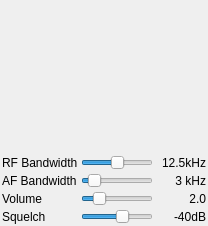
<?xml version="1.0" encoding="UTF-8"?>
<ui version="4.0">
 <class>NFMDemodGUI</class>
 <widget class="QWidget" name="NFMDemodGUI">
  <property name="geometry">
   <rect>
    <x>0</x>
    <y>0</y>
    <width>208</width>
    <height>226</height>
   </rect>
  </property>
  <property name="windowTitle">
   <string>Form</string>
  </property>
  <layout class="QVBoxLayout">
   <property name="spacing">
    <number>3</number>
   </property>
   <property name="margin">
    <number>0</number>
   </property>
   <item>
    <widget class="GLSpectrum" name="glSpectrum" native="true">
     <property name="minimumSize">
      <size>
       <width>200</width>
       <height>150</height>
      </size>
     </property>
    </widget>
   </item>
   <item>
    <layout class="QGridLayout" name="gridLayout">
     <property name="margin">
      <number>2</number>
     </property>
     <property name="spacing">
      <number>3</number>
     </property>
     <item row="0" column="1">
      <widget class="QSlider" name="rfBW">
       <property name="maximum">
        <number>8</number>
       </property>
       <property name="pageStep">
        <number>1</number>
       </property>
       <property name="value">
        <number>4</number>
       </property>
       <property name="orientation">
        <enum>Qt::Horizontal</enum>
       </property>
      </widget>
     </item>
     <item row="0" column="0">
      <widget class="QLabel" name="label">
       <property name="text">
        <string>RF Bandwidth</string>
       </property>
      </widget>
     </item>
     <item row="2" column="0">
      <widget class="QLabel" name="label_2">
       <property name="text">
        <string>AF Bandwidth</string>
       </property>
      </widget>
     </item>
     <item row="4" column="0">
      <widget class="QLabel" name="label_4">
       <property name="text">
        <string>Squelch</string>
       </property>
      </widget>
     </item>
     <item row="3" column="0">
      <widget class="QLabel" name="label_3">
       <property name="text">
        <string>Volume</string>
       </property>
      </widget>
     </item>
     <item row="0" column="2">
      <widget class="QLabel" name="rfBWText">
       <property name="minimumSize">
        <size>
         <width>50</width>
         <height>0</height>
        </size>
       </property>
       <property name="text">
        <string>12.5kHz</string>
       </property>
       <property name="alignment">
        <set>Qt::AlignRight|Qt::AlignTrailing|Qt::AlignVCenter</set>
       </property>
      </widget>
     </item>
     <item row="2" column="1">
      <widget class="QSlider" name="afBW">
       <property name="minimum">
        <number>1</number>
       </property>
       <property name="maximum">
        <number>20</number>
       </property>
       <property name="pageStep">
        <number>1</number>
       </property>
       <property name="value">
        <number>3</number>
       </property>
       <property name="orientation">
        <enum>Qt::Horizontal</enum>
       </property>
      </widget>
     </item>
     <item row="3" column="1">
      <widget class="QSlider" name="volume">
       <property name="maximum">
        <number>100</number>
       </property>
       <property name="value">
        <number>20</number>
       </property>
       <property name="orientation">
        <enum>Qt::Horizontal</enum>
       </property>
      </widget>
     </item>
     <item row="4" column="1">
      <widget class="QSlider" name="squelch">
       <property name="minimum">
        <number>-100</number>
       </property>
       <property name="maximum">
        <number>0</number>
       </property>
       <property name="value">
        <number>-40</number>
       </property>
       <property name="orientation">
        <enum>Qt::Horizontal</enum>
       </property>
      </widget>
     </item>
     <item row="2" column="2">
      <widget class="QLabel" name="afBWText">
       <property name="minimumSize">
        <size>
         <width>50</width>
         <height>0</height>
        </size>
       </property>
       <property name="text">
        <string>3 kHz</string>
       </property>
       <property name="alignment">
        <set>Qt::AlignRight|Qt::AlignTrailing|Qt::AlignVCenter</set>
       </property>
      </widget>
     </item>
     <item row="3" column="2">
      <widget class="QLabel" name="volumeText">
       <property name="minimumSize">
        <size>
         <width>50</width>
         <height>0</height>
        </size>
       </property>
       <property name="text">
        <string>2.0</string>
       </property>
       <property name="alignment">
        <set>Qt::AlignRight|Qt::AlignTrailing|Qt::AlignVCenter</set>
       </property>
      </widget>
     </item>
     <item row="4" column="2">
      <widget class="QLabel" name="squelchText">
       <property name="minimumSize">
        <size>
         <width>50</width>
         <height>0</height>
        </size>
       </property>
       <property name="text">
        <string>-40dB</string>
       </property>
       <property name="alignment">
        <set>Qt::AlignRight|Qt::AlignTrailing|Qt::AlignVCenter</set>
       </property>
      </widget>
     </item>
    </layout>
   </item>
  </layout>
 </widget>
 <customwidgets>
  <customwidget>
   <class>GLSpectrum</class>
   <extends>QWidget</extends>
   <header>gui/glspectrum.h</header>
   <container>1</container>
  </customwidget>
 </customwidgets>
 <resources/>
 <connections/>
</ui>
